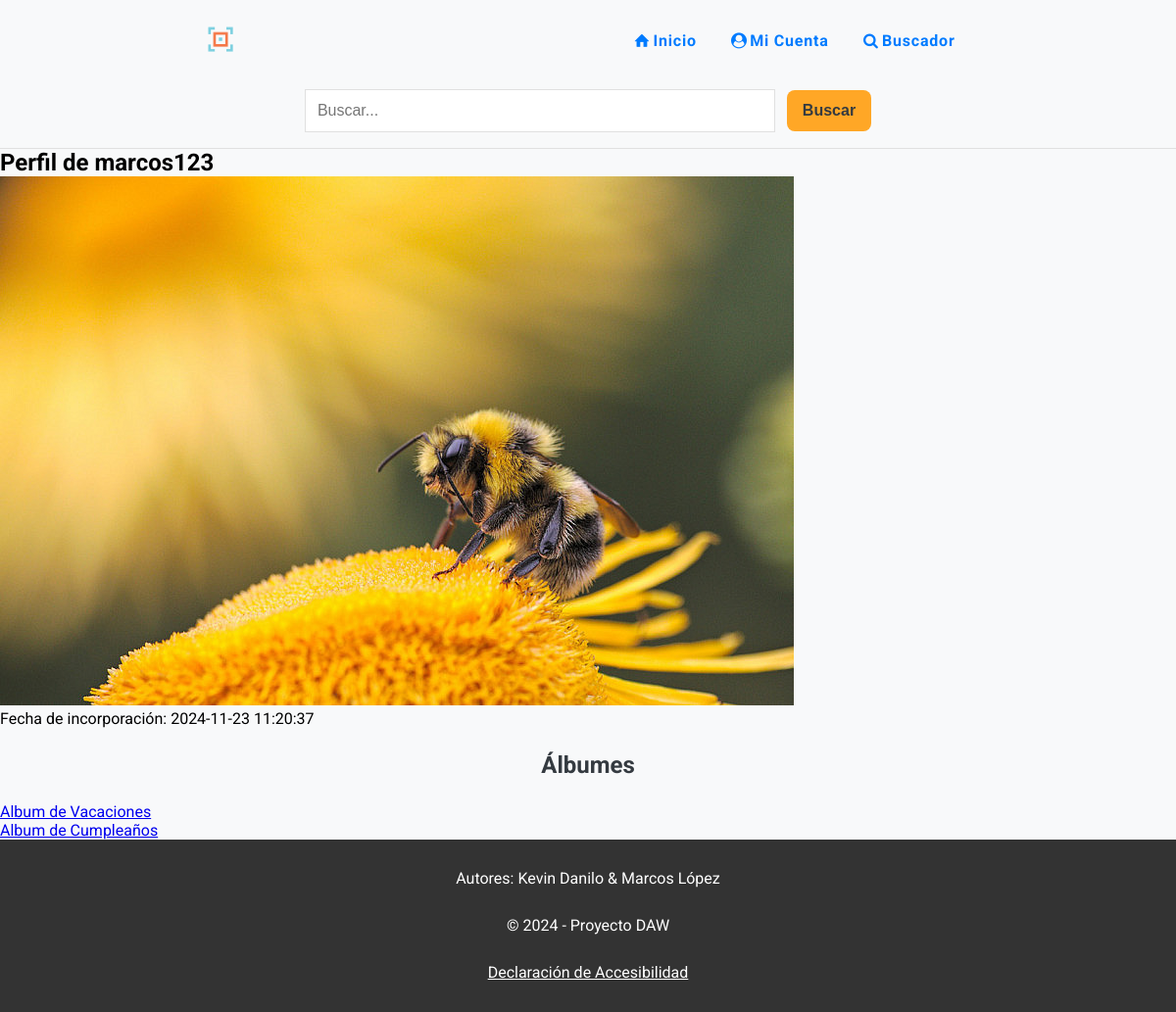
/perfil-usuario.php?id=1 (signed in), run on the app's committed database.
### tables this page shows
CREATE TABLE `usuarios` (
  `idUsuario` int(11) NOT NULL,
  `nomUsuario` varchar(15) NOT NULL,
  `clave` varchar(15) NOT NULL,
  `email` varchar(254) NOT NULL,
  `sexo` smallint(6) DEFAULT NULL,
  `fNacimiento` date DEFAULT NULL,
  `ciudad` varchar(100) DEFAULT NULL,
  `pais` int(11) NOT NULL,
  `foto` varchar(255) DEFAULT NULL,
  `fRegistro` timestamp NOT NULL DEFAULT current_timestamp() ON UPDATE current_timestamp(),
  `estilo` int(11) DEFAULT NULL
);

CREATE TABLE `albumes` (
  `idAlbum` int(11) NOT NULL,
  `titulo` varchar(255) NOT NULL,
  `descripcion` varchar(500) DEFAULT NULL,
  `usuario` int(11) NOT NULL
);

### perfil-usuario.php (the view, shortened to what this page needs)
<?php
include "inc/html-start.php";
include "inc/cabecera.php";
include "inc/conexion-db.php";
$idUsuario = $_GET['id'];
$sqlUser = "SELECT nomUsuario, foto, fRegistro FROM usuarios WHERE idUsuario = $idUsuario";
$sqlAlbum = "SELECT idAlbum, titulo FROM albumes WHERE usuario = $idUsuario";
if (!($resultUser = $conn->query($sqlUser))) {
  echo "<p>Error al ejecutar la sentencia <b>$sqlUser</b>: " . $conn->error . "</p>";
  exit;
}
if (!($resultAlbum = $conn->query($sqlAlbum))) {
  echo "<p>Error al ejecutar la sentencia <b>$sqlAlbum</b>: " . $conn->error . "</p>";
  exit;
}
$usuario = $resultUser->fetch_assoc();
?>
<main>
<section>
    <h1>Perfil de <?= $usuario['nomUsuario'] ?></h1>
    <img src="fotos/<?= $usuario['foto'] ?>" alt="Foto de perfil">
    <p>Fecha de incorporación: <?= $usuario['fRegistro'] ?></p>
    <h2>Álbumes</h2>
    <ul>
      <?php while ($album = $resultAlbum->fetch_assoc()): ?>
        <li><a href="album.php?id=<?= $album['idAlbum'] ?>"><?= $album['titulo'] ?></a></li>
      <?php endwhile; ?>
    </ul>
  </section>
</main>
<?php
include "inc/pie.php";
include "inc/html-end.php";
?>

### css/styles.css (style rules this page uses)
* { margin: 0; padding: 0; box-sizing: border-box; }
body { min-height: 100dvh; font-family: "Roboto", sans-serif; background-color: var(--background-color); }
img { height: auto; max-width: 100%; }
body>main>h1, h2 { text-align: center; color: var(--text-color); margin: 1em 0; }

### css/print.css (style rules this page uses)
* { background-color: var(--color-blanco); color: var(--color-negro); margin: 0; padding: 0; }
body { font-family: Arial, sans-serif; font-size: 12pt; }
a { color: var(--color-azul); text-decoration: underline; }
a::after { content: attr(href); }
img { width: 100%; height: 380px; object-fit: cover; }
p { text-align: left; }

### css/variables.css (style rules this page uses)
:root { --primary-color: #007BFF; --secondary-color: #FFA726; --accent-color: #66BB6A; --background-color: #F8F9FA; --text-color: #343A40; --card-background-color: #ffffff; --image-card-background: #f0f0f5; --hover-primary: #0056b3; --hover-secondary: #e68a00; --shadow-color: rgba(0, 0, 0, .1); --border-color: #E0E0E0; --success-color: #28a745; --error-color: #dc3545; --color-blanco: #ffffff; --color-negro: #000000; --color-azul: #0000ff; --contrast-primary-color: #0A2463; --contrast-hover-primary: #051C47; --dark-background-color: #121212; --dark-primary-color: #6EA8FF; --dark-secondary-color: #FFB74D;; --dark-text-primary: rgba(255, 255, 255, 0.87); --dark-card-background-color: #1E1E1E; --dark-image-card-background: #2A2A2E; --dark-hover-primary: #85B8FF; --dark-hover-secondary: #FFC266; --dark-shadow-color: rgba(255, 255, 255, .1); }

### data on the page
usuarios: nomUsuario "marcos123", foto (picture), fRegistro "2024-11-23 11:20:37"
albumes: titulo "Album de Vacaciones"
albumes: titulo "Album de Cumpleaños"
